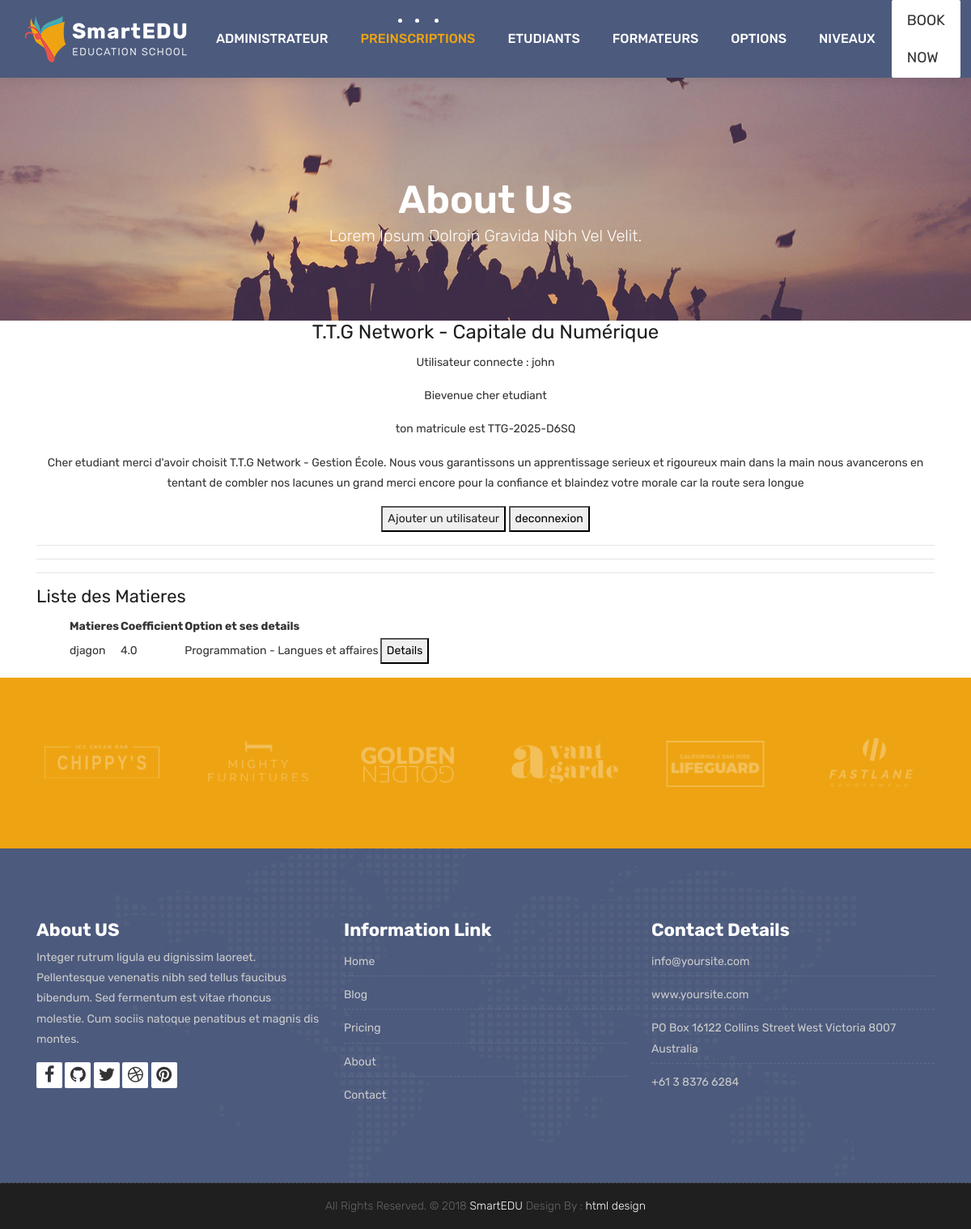
Screenshot of /matiere (signed in) with the database file from the repository.
### core/models.py (models this page shows, shortened)
class User(AbstractUser):
    ROLES = (
        ('admin', 'Administrateur'),
        ('formateur', 'Formateur'),
        ('etudiant', 'Étudiant'),
        ('parent', 'Parent'),
    )
    role = models.CharField(max_length=20, choices=ROLES)
    code_formateur = models.CharField(max_length=10, unique=True, null=True, blank=True)
    code_parent = models.CharField(max_length=10, unique=True, null=True, blank=True)
    matricule = models.CharField(max_length=30, unique=True, null=True, blank=True)

class Matiere(models.Model):
    nom = models.CharField(max_length=100)
    coefficient = models.FloatField()
    option = models.ForeignKey(Option, on_delete=models.CASCADE)

class Option(models.Model):
    nom = models.CharField(max_length=100)
    filiere = models.ForeignKey(Filiere, on_delete=models.CASCADE)
    def __str__(self):
        return f"{self.nom} - {self.filiere.nom}"

class Filiere(models.Model):
    nom = models.CharField(max_length=100)

### core/views.py (the view)
# urls.py: path('matiere', views.matieres_view, name='matiere'),
@login_required
def matieres_view(request):
    matieres = Matiere.objects.all()
    return render(request, 'liste_matieres.html', {'matieres': matieres})

### core/templates/liste_matieres.html (shortened to what this page needs)
{% extends "base.html" %}
{% block content %}
  <hr>
  <h2>Liste des Matieres</h2>
  <ul>
      <table>
        <tr>
          <th>Matieres</th>
          <th>Coefficient</th>
          <th>Option et ses details</th>
        </tr>
        {% for matiere in matieres %}
        <tr>
          <td>{{ matiere.nom }}</td>
          <td>{{ matiere.coefficient }}</td>
          <td>{{ matiere.option }}</td>
          <td><a href="#"><button>Details</button></a></td>
        </tr>
        {% endfor %}
      </table>
  </ul>
{% endblock %}

### core/templates/base.html (shortened to what this page needs)
<!DOCTYPE html>
{% load static %}
<html lang="en">
    <link rel="stylesheet" href="{% static 'css/bootstrap.min.css' %}">
    <link rel="stylesheet" href="{% static 'css/style.css' %}">
    <link rel="stylesheet" href="{% static 'css/versions.css' %}">
    <link rel="stylesheet" href="{% static 'css/responsive.css' %}">
    <link rel="stylesheet" href="{% static 'css/custom.css' %}">
</head>
<body class="host_version">
	<header class="top-navbar">
		<nav class="navbar navbar-expand-lg navbar-light bg-light">
			<div class="container-fluid">
				<a class="navbar-brand" href="index.html">
					<img src="/static/images/logo.png" alt="" />
				</a>
				<div class="collapse navbar-collapse" id="navbars-host">
					<ul class="navbar-nav ml-auto">
						<li class="nav-item"><a class="nav-link" href="{% url 'admin:index' %}">Administrateur</a></li>
						<li class="nav-item active"><a class="nav-link" href="{% url 'preinscription' %}">Preinscriptions</a></li>
						<li class="nav-item dropdown">
							<a class="nav-link dropdown-toggle" href="#" id="dropdown-a" data-toggle="dropdown">Etudiants</a>
						</li>
						<li class="nav-item dropdown">
							<a class="nav-link dropdown-toggle" href="#" id="dropdown-a" data-toggle="dropdown">Formateurs </a>
						</li>
						<li class="nav-item"><a class="nav-link" href="{% url 'options' %}">Options</a></li>
						<li class="nav-item"><a class="nav-link" href="{% url 'niveau' %}">Niveaux</a></li>
					</ul>
					<ul class="nav navbar-nav navbar-right">
                        <li><a class="hover-btn-new log" href="#" data-toggle="modal" data-target="#login"><span>Book Now</span></a></li>
                    </ul>
				</div>
			</div>
		</nav>
	</header>
	<div class="all-title-box" style="background-image: url('/static/images/banner.jpg');">
		<div class="container text-center">
			<h1>About Us<span class="m_1">Lorem Ipsum dolroin gravida nibh vel velit.</span></h1>
		</div>
	</div>
<section class="container" style="text-align: center;">
  <header>
      <h1>T.T.G Network - Capitale du Numérique</h1>
      <main>
          <p>Utilisateur connecte : {{user}}</p>
            {% if user.is_authenticated %}
            {% if user.role %}
            <p>Bievenue cher {{user.role}} </p>
            {% else %}
            <p>Bievenue cher Admin </p>
            {% endif %}
              {% if user.matricule %}
              <p>ton matricule est {{user.matricule}}</p>
              <p>
                  Cher etudiant merci d'avoir choisit T.T.G Network - Gestion École.
                  Nous vous garantissons un apprentissage serieux et rigoureux main dans
                  la main nous avancerons en tentant de combler nos lacunes un grand merci
                  encore pour la confiance et blaindez votre morale car la route sera longue
              </p>
              {% endif %}
            {% endif %}
          <button><a href="{% url 'urlregister' %}">Ajouter un utilisateur</a></button>
          <a href="{% url 'urllogout' %}"><button>deconnexion</button></a>
          <hr>
          <hr>
        </main>
</section>
  <div class="container">
    {% block content %}{% endblock %}
  </div>
    <div class="parallax section dbcolor">
        <div class="container">
            <div class="row logos">
                <div class="col-md-2 col-sm-2 col-xs-6 wow fadeInUp">
                    <a href="#"><img src="static/images/logo_01.png" alt="" class="img-repsonsive"></a>
                </div>
                <div class="col-md-2 col-sm-2 col-xs-6 wow fadeInUp">
                    <a href="#"><img src="static/images/logo_02.png" alt="" class="img-repsonsive"></a>
                </div>
                <div class="col-md-2 col-sm-2 col-xs-6 wow fadeInUp">
                    <a href="#"><img src="static/images/logo_03.png" alt="" class="img-repsonsive"></a>
                </div>
                <div class="col-md-2 col-sm-2 col-xs-6 wow fadeInUp">
                    <a href="#"><img src="static/images/logo_04.png" alt="" class="img-repsonsive"></a>
                </div>
                <div class="col-md-2 col-sm-2 col-xs-6 wow fadeInUp">
                    <a href="#"><img src="static/images/logo_05.png" alt="" class="img-repsonsive"></a>
                </div>
                <div class="col-md-2 col-sm-2 col-xs-6 wow fadeInUp">
                    <a href="#"><img src="static/images/logo_06.png" alt="" class="img-repsonsive"></a>
                </div>
            </div>
        </div>
    </div>
    <footer class="footer">
        <div class="container">
            <div class="row">
                <div class="col-lg-4 col-md-4 col-xs-12">
                    <div class="widget clearfix">
                        <div class="widget-title">
                            <h3>About US</h3>
                        </div>
                        <p> Integer rutrum ligula eu dignissim laoreet. Pellentesque venenatis nibh sed tellus faucibus bibendum. Sed fermentum est vitae rhoncus molestie. Cum sociis natoque penatibus et magnis dis montes.</p>
                        <div class="footer-right">
							<ul class="footer-links-soi">
								<li><a href="#"><i class="fa fa-facebook"></i></a></li>
								<li><a href="#"><i class="fa fa-github"></i></a></li>
								<li><a href="#"><i class="fa fa-twitter"></i></a></li>
								<li><a href="#"><i class="fa fa-dribbble"></i></a></li>
								<li><a href="#"><i class="fa fa-pinterest"></i></a></li>
							</ul>
						</div>
                    </div>
                </div>
				<div class="col-lg-4 col-md-4 col-xs-12">
                    <div class="widget clearfix">
                        <div class="widget-title">
                            <h3>Information Link</h3>
                        </div>
                        <ul class="footer-links">
                            <li><a href="#">Home</a></li>
                            <li><a href="#">Blog</a></li>
                            <li><a href="#">Pricing</a></li>
							<li><a href="#">About</a></li>
							<li><a href="#">Contact</a></li>
                        </ul>
                    </div>
                </div>
                <div class="col-lg-4 col-md-4 col-xs-12">
                    <div class="widget clearfix">
                        <div class="widget-title">
                            <h3>Contact Details</h3>
                        </div>
                        <ul class="footer-links">
                            <li><a href="mailto:#">info@yoursite.com</a></li>
                            <li><a href="#">www.yoursite.com</a></li>
                            <li>PO Box 16122 Collins Street West Victoria 8007 Australia</li>
                            <li>+61 3 8376 6284</li>
                        </ul>
                    </div>
                </div>
            </div>
        </div>
    </footer>
    <div class="copyrights">
        <div class="container">
            <div class="footer-distributed">
                <div class="footer-center">
                    <p class="footer-company-name">All Rights Reserved. &copy; 2018 <a href="#">SmartEDU</a> Design By : <a href="https://html.design/">html design</a></p>
                </div>
            </div>
        </div>
    </div>
</body>
</html>

### rows the page displays
User: username "john", role "etudiant", matricule "TTG-2025-D6SQ"
Matiere: nom "djagon", coefficient "4.0", option "Programmation - Langues et affaires"
